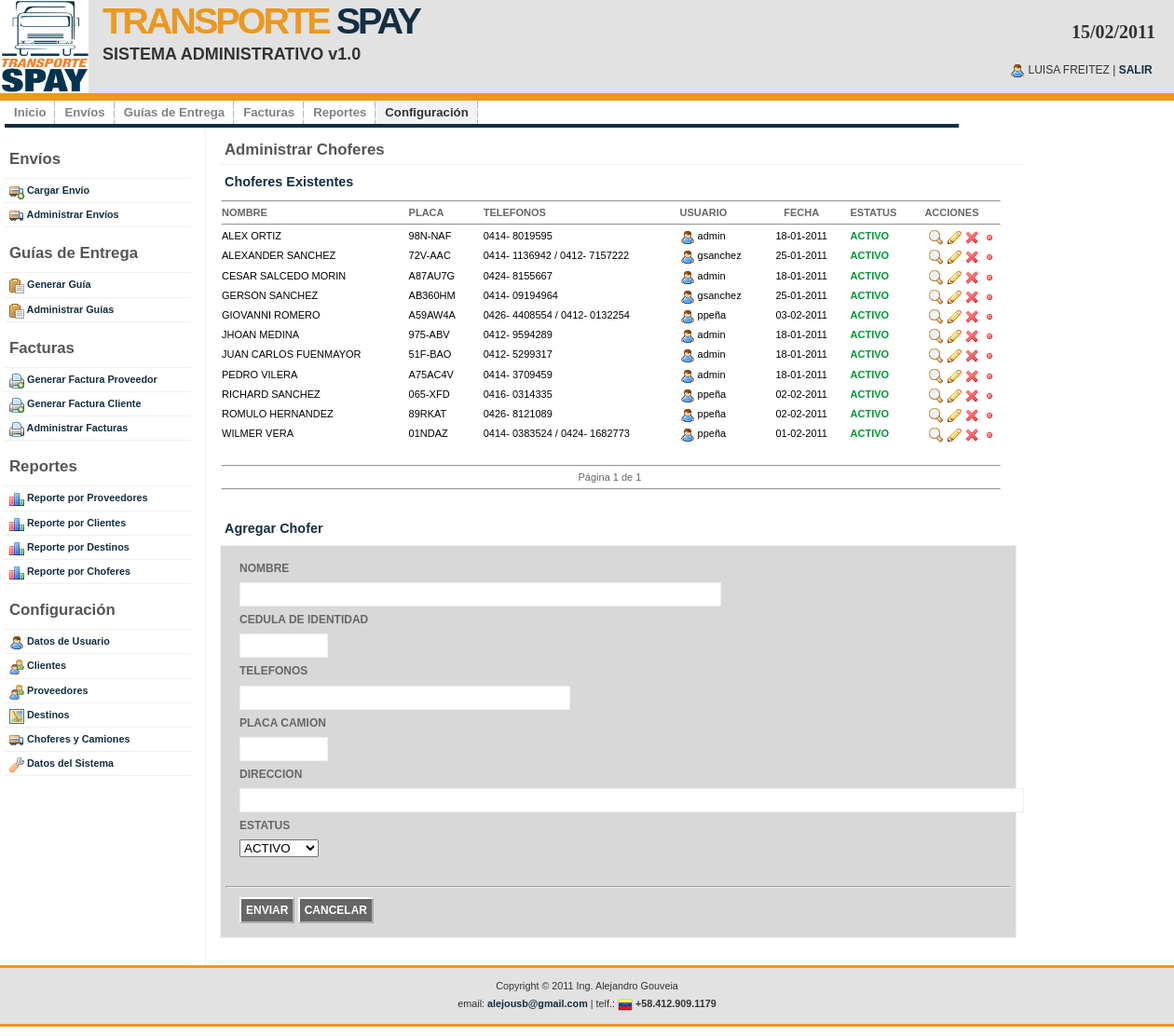
The app's page /adm_choferes.php (signed in) with its own data.
### tables this page shows
CREATE TABLE IF NOT EXISTS `ts_chofer` (
  `id` int(10) NOT NULL AUTO_INCREMENT,
  `nombre` varchar(200) NOT NULL,
  `cedula` varchar(200) NOT NULL,
  `telefono` varchar(200) NOT NULL,
  `placa` varchar(200) NOT NULL,
  `direccion` text,
  `ind_activo` int(1) NOT NULL,
  `fecha_creacion` date NOT NULL,
  `fecha_modificacion` date DEFAULT NULL,
  `id_usuario` int(10) DEFAULT NULL,
  PRIMARY KEY (`id`)
);

CREATE TABLE IF NOT EXISTS `ts_usuario` (
  `id` int(10) NOT NULL AUTO_INCREMENT,
  `login` varchar(100) NOT NULL,
  `password` varchar(100) NOT NULL,
  `nombre` varchar(200) NOT NULL,
  `email` varchar(200) NOT NULL,
  `ind_activo` int(1) NOT NULL,
  `fecha_creacion` date NOT NULL,
  `fecha_modificacion` date DEFAULT NULL,
  `fecha_ultimo_login` date DEFAULT NULL,
  `id_usuario` int(10) DEFAULT NULL,
  PRIMARY KEY (`id`)
);

CREATE TABLE IF NOT EXISTS `ts_config` (
  `id` int(10) NOT NULL AUTO_INCREMENT,
  `parametro` varchar(200) NOT NULL,
  `codigo` int(10) NOT NULL,
  `valor` varchar(200) NOT NULL,
  `ind_activo` int(1) NOT NULL,
  `fecha_creacion` date NOT NULL,
  `fecha_modificacion` date DEFAULT NULL,
  `id_usuario` int(10) DEFAULT NULL,
  PRIMARY KEY (`id`)
);

### adm_choferes.php (the view, shortened to what this page needs)
<?php include("inc_conectarse.php"); ?>
<?php include("inc_functions.php"); ?>
<!DOCTYPE html PUBLIC "-//W3C//DTD XHTML 1.0 Strict//EN" "http://www.w3.org/TR/xhtml1/DTD/xhtml1-strict.dtd">
<html xmlns="http://www.w3.org/1999/xhtml" xml:lang="en" lang="en">
<?php include("inc_metadata.php"); ?>
<body>
<?php include("inc_header.php"); ?>
<div id="wrap">
	<?php include("inc_menu.php"); ?>
	<div id="content-wrap">
			<?php include("inc_sidebar.php"); ?>
	  		<div id="main">
				<h1>Administrar Choferes</h1>
                <h3>Choferes Existentes</h3>
					<table style="padding-left:10px; font-size:11px" width="850px">
            			<tr>
                    		<td colspan="7"><hr></td>
                		</tr>
                		<tr>
                			<td width="300"><strong>NOMBRE</strong></td>
                			<td width="100"><strong>PLACA</strong></td>
                			<td width="320"><strong>TELEFONOS</strong></td>
                    		<td width="100"><strong>USUARIO</strong></td>
                    		<td width="150" align="center"><strong>FECHA</strong></td>
                    		<td width="100"><strong>ESTATUS</strong></td>
                            <td width="100"><strong>ACCIONES</strong></td>
                		</tr>
            			<tr>
                    		<td class="text" colspan="7"><hr></td>
                		</tr>
                		<?php
						$rowsPerPage = getRowsPerPage($link);
						$page = getPage();
						$offset = ($page - 1) * $rowsPerPage;
						$query = "SELECT c.*, u.login
						            FROM ts_chofer c JOIN ts_usuario u
						              ON c.id_usuario = u.id
						           WHERE c.ind_activo < 2
						        ORDER BY c.nombre ";
						$result = obtenerResultset($link,$query);
						$lastPage = ceil(numeroRegistros($result)/$rowsPerPage);
						$query .= "LIMIT $offset, $rowsPerPage";
						$result = obtenerResultset($link,$query);
						while ($row = obtenerRegistro($result)) {
							$inactiva = false;
 						?>
          				<tr style="color: #000">
                			<td <?php if($inactiva) {?> style="color:#999;" <?php } ?>>
								<?php echo $row->nombre; ?>
                    		</td>
                			<td <?php if($inactiva) {?> style="color:#999;" <?php } ?>>
								<?php echo $row->placa; ?>
                    		</td>
                			<td <?php if($inactiva) {?> style="color:#999;" <?php } ?>>
								<?php echo $row->telefono; ?>
                    		</td>
                    		<td <?php if($inactiva) {?> style="color:#999;" <?php } ?>>
								<img src="images/icons/user.png" align="texttop" border="0" /> <?php echo $row->login; ?>
                    		</td>
                    		<td align="center" <?php if($inactiva) {?> style="color:#999;" <?php } ?>>
								<?php echo date("d-m-Y", strtotime($row->fecha_modificacion)); ?>
                  			</td>
                    		<td>
								<?php
									if($inactiva) {
										echo "<span style='color:#F00; font-weight:bold;'>INACTIVO</span>";
									}
									else {
										echo "<span style='color:#093; font-weight:bold;'>ACTIVO</span>";
									}
								?>
                    		</td>
                            <td align="center">
                                <a href="adm_consultar_chofer.php?id=<?php echo $row->id; ?>" title="Consultar">
                                	<img src="images/icons/zoom.png" align="texttop" border="0" />
                           		</a>
                            	<a href="adm_choferes.php?action=Modificar&id=<?php echo $row->id; ?>" title="Modificar">
                                	<img align="texttop" src="images/icons/pencil.png" border="0" />
                               	</a>
                                <a href="adm_choferes.php?action=Eliminar&id=<?php echo $row->id; ?>" title="Eliminar">
                                	<img src="images/icons/cross.png" align="texttop" border="0"
                                     onclick="javascript:return confirm('Esta seguro que desea eliminar?');" />
                           		</a>
                               	<?php if($inactiva) { ?>
                            	<a href="adm_choferes.php?action=Activar&id=<?php echo $row->id; ?>" title="Activar">
                                	<img align="texttop" src="images/icons/bullet_green.png" border="0" />
                               	</a>
                               	<?php } else { ?>
                            	<a href="adm_choferes.php?action=Inactivar&id=<?php echo $row->id; ?>" title="Inactivar">
                                	<img align="texttop" src="images/icons/bullet_red.png" border="0" />
                               	</a>
                               	<?php } ?>
                            </td>
            			</tr>
						<?php } ?>
                        <tr>
                        	<td colspan="6">&nbsp;</td>
                        </tr>
            			<tr>
                    		<td class="text" colspan="7"><hr></td>
                		</tr>
                        <tr>
                        	<td colspan="7" align="center">
                            <?php printPaginationNavigation($page,$lastPage); ?>
                            </td>
                        </tr>
            			<tr>
                    		<td class="text" colspan="7"><hr></td>
                		</tr>
                        <tr>
                        	<td colspan="6">&nbsp;</td>
                        </tr>
          			</table>
				<?php
				if($_GET["action"]!="Modificar") {
				?>
                	<h3>Agregar Chofer</h3>
				<?php
				}
				else {
				?>
					<h3>Modificar Chofer</h3>
                <?php
				}
				?>
				<form action="adm_choferes.php" method="post" enctype="multipart/form-data"
                 onSubmit="return validate_chofer_form(this);">
                    <p>
                    <label>NOMBRE</label>
					<input name="txtNombre" type="text" size="60" style="text-transform:uppercase"
                     value="<?php echo $chofer->nombre; ?>" />
                    <label>CEDULA DE IDENTIDAD</label>
					<input name="txtCedula" type="text" size="8" style="text-transform:uppercase"
                     value="<?php echo $chofer->cedula; ?>" />
                    <label>TELEFONOS</label>
					<input name="txtTelefono" type="text" size="40" style="text-transform:uppercase"
                     value="<?php echo $chofer->telefono; ?>" />
                    <label>PLACA CAMION</label>
					<input name="txtPlaca" type="text" size="8" style="text-transform:uppercase"
                     value="<?php echo $chofer->placa; ?>" />
                    <label>DIRECCION</label>
					<input name="txtDireccion" type="text" size="100" style="text-transform:uppercase"
                     value="<?php echo $chofer->direccion; ?>" />
					<label>ESTATUS</label>
                    <select name="cmbEstatus">
                    <?php
						$result = obtenerIndActivo($link);
						while($row=mysql_fetch_object($result)) {
					?>
						<option value="<?php echo($row->codigo); ?>"
						 <?php if($chofer->ind_activo==$row->codigo) { ?> selected <?php } ?>>
						 <?php echo($row->valor); ?>
                       	</option>
                    <?php
						}
					?>
                    </select>
                    </p>
                    <br />
                    <hr />
                    <p>
                    <input class="button" value="ENVIAR" type="submit" />
                    <input class="button" value="CANCELAR" type="reset"  onClick="window.location='adm_choferes.php';" />
					</p>
				</form>
                <br />
	  		</div>
	</div>
</div>
<?php include("inc_footer.php"); ?>
</body>
</html>

### inc_functions.php (shortened to what this page needs)
<?php
	function getPage() {
		if(isset($_GET["page"])) {
			return $_GET["page"];
		}
		else {
			return 1;
		}
	}
	function getRowsPerPage($link) {
		$query = "SELECT valor FROM ts_config WHERE parametro='ROWS_PER_PAGE'";
		$result = mysql_query($query,$link);
		while ($row = mysql_fetch_object($result)) {
			return $row->valor;
		}
		return 0;
	}
	function printPaginationNavigation($page,$lastPage) {
		if($lastPage==0) {
			echo "P&aacute;gina ".$lastPage." de ".$lastPage."&nbsp;";
		}
		else {
			echo "P&aacute;gina ".$page." de ".$lastPage."&nbsp;";
		}
	}
	function obtenerResultset($link, $query) {
		return mysql_query($query,$link);
	}
	function obtenerRegistro($result) {
		return mysql_fetch_object($result);
	}
	function obtenerIndActivo($link) {
		$query = "SELECT * FROM ts_config WHERE parametro = 'IND_ACTIVO' AND ind_activo = 1 ORDER BY valor";
		return mysql_query($query,$link);
	}
?>

### images/main.css (style rules this page uses)
* { margin: 0; padding: 0; outline: 0; }
body { margin: 0; padding: 0; font: 12px/160% 'Lucida Grande', 'Lucida Sans Unicode', Geneva, Verdana, Sans-Serif; color: #666666; text-align: center; }
a:link, a:visited { background: inherit; color: #132E42; text-decoration: none; }
h1, h2, h3 { font: bold 1em 'Lucida Grande', 'Lucida Sans Unicode', Geneva, Verdana, Sans-Serif; color: #555; }
h1 { font-size: 1.4em; }
h3 { font-size: 1.2em; font-weight: bold; color:#132E42; }
#main h1, #rightbar h1 { padding: 0px 0 5px 5px; margin: 0 0 10px 10px; border-bottom: 1px solid #f2f2f2; }
p, h1, h2, h3 { margin: 10px 15px; }
form { margin:10px; padding: 5px; border: 1px solid #f2f2f2; background-color: #D8D8D8; }
label { display:block; font-weight:bold; margin:5px 0; }
input { padding: 4px 5px; border:1px solid #eee; font-size: 14px; color:#000; }
input.button { margin: 0; font: bold 1em Arial, Sans-serif; border: 2px #FFF outset; background: #666; padding: 5px; color: #FFF; }
#wrap { margin: 0 auto; width: 1250px; text-align: left; background: #FFF; }
#content-wrap { clear:both; margin: 0; padding:0; width: 1250px; }
#main { float: left; margin-left: 15px; padding: 10px 0 0 5px; width: 70%; border-left: 1px solid #f2f2f2; }

### records on screen
ts_chofer: nombre "ALEX ORTIZ", placa "98N-NAF", telefono "0414- 8019595", ts_usuario.login "admin", fecha_modificacion "18-01-2011"
ts_chofer: nombre "ALEXANDER SANCHEZ", placa "72V-AAC", telefono "0414- 1136942 / 0412- 7157222", ts_usuario.login "gsanchez", fecha_modificacion "25-01-2011"
ts_chofer: nombre "CESAR SALCEDO MORIN", placa "A87AU7G", telefono "0424- 8155667", ts_usuario.login "admin", fecha_modificacion "18-01-2011"
ts_chofer: nombre "GERSON SANCHEZ", placa "AB360HM", telefono "0414- 09194964", ts_usuario.login "gsanchez", fecha_modificacion "25-01-2011"
ts_chofer: nombre "GIOVANNI ROMERO", placa "A59AW4A", telefono "0426- 4408554 / 0412- 0132254", ts_usuario.login "ppeña", fecha_modificacion "03-02-2011"
ts_chofer: nombre "JHOAN MEDINA", placa "975-ABV", telefono "0412- 9594289", ts_usuario.login "admin", fecha_modificacion "18-01-2011"
ts_chofer: nombre "JUAN CARLOS FUENMAYOR", placa "51F-BAO", telefono "0412- 5299317", ts_usuario.login "admin", fecha_modificacion "18-01-2011"
ts_chofer: nombre "PEDRO VILERA", placa "A75AC4V", telefono "0414- 3709459", ts_usuario.login "admin", fecha_modificacion "18-01-2011"
ts_chofer: nombre "RICHARD SANCHEZ", placa "065-XFD", telefono "0416- 0314335", ts_usuario.login "ppeña", fecha_modificacion "02-02-2011"
ts_chofer: nombre "ROMULO HERNANDEZ", placa "89RKAT", telefono "0426- 8121089", ts_usuario.login "ppeña", fecha_modificacion "02-02-2011"
ts_chofer: nombre "WILMER VERA", placa "01NDAZ", telefono "0414- 0383524 / 0424- 1682773", ts_usuario.login "ppeña", fecha_modificacion "01-02-2011"
ts_config: valor "1"

### other values on screen
$_SESSION["nombre"] "LUISA FREITEZ"
$page "1"
form field cmbEstatus "ACTIVO"
